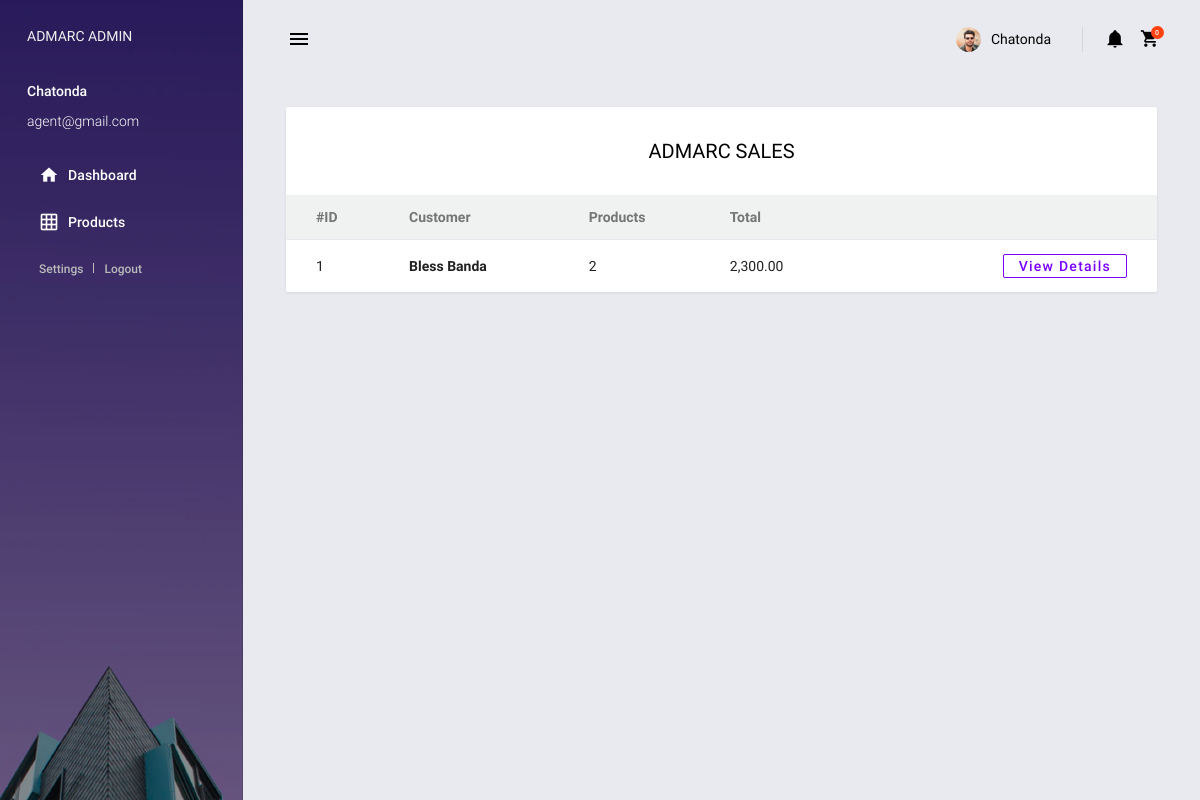
/admin/syst/admarc_sales.php (signed in), run on the app's committed database.
### tables this page shows
CREATE TABLE `admarc_sales` (
  `sale_id` int(11) NOT NULL,
  `total` varchar(255) NOT NULL,
  `user_id` int(11) NOT NULL,
  `payment_type` varchar(255) NOT NULL,
  `date_created` datetime NOT NULL DEFAULT current_timestamp(),
  `date_updated` datetime NOT NULL DEFAULT current_timestamp() ON UPDATE current_timestamp()
);

CREATE TABLE `users` (
  `user_id` int(11) NOT NULL,
  `fname` varchar(100) NOT NULL,
  `lname` varchar(100) NOT NULL,
  `phone` varchar(20) NOT NULL,
  `email` varchar(255) NOT NULL,
  `password` varchar(255) NOT NULL,
  `address` text DEFAULT NULL,
  `user_role` enum('admin','supplier','stock_manager','agent','customer') NOT NULL,
  `account_status` int(11) NOT NULL DEFAULT 1 COMMENT '1= active, 0 = deactivated'
);

### admin/syst/connection/Functions.php (called while the page is built, shortened)
<?php
Class Functions{
    private $con;
    function __construct(){
        require_once dirname(__FILE__).'/connection.php';
        $database = new Connection();
        $this->con = $database->openConnection();
    }
    function countAll($query){
        $stmt = $this->con->prepare($query);
        $stmt->execute();
        return $stmt->rowCount();
    }
    function retrieveMany($query){
            $stmt = $this->con->prepare($query);
            $stmt->execute();
            return $stmt->fetchAll();
    }
}
?>

### admin/syst/connection/connection.php (called while the page is built, shortened)
<?php
Class Connection {
private  $server = "mysql:host=localhost;dbname=admarc_system";
private  $user = "root";
private  $pass = "";
private $options  = array(PDO::ATTR_ERRMODE => PDO::ERRMODE_EXCEPTION,PDO::ATTR_DEFAULT_FETCH_MODE => PDO::FETCH_ASSOC,);
            public function openConnection()
             {
               try
                 {
          $this->con = new PDO($this->server, $this->user,$this->pass,$this->options);
          return $this->con;
                  }
               catch (PDOException $e)
                 {
                     echo "There is some problem in connection: " . $e->getMessage();
                 }
             }
}
?>

### admin/syst/admarc_sales.php (the view, shortened to what this page needs)
<?php
include('connection/Functions.php');
$operation = new Functions();
$products = $operation->retrieveMany("SELECT *FROM admarc_sales JOIN users ON admarc_sales.user_id = users.user_id");
?>
<!DOCTYPE html>
<html lang="en">
<?php include('includes/css.php'); ?>
<body>
<div class="body-wrapper">
    <?php include('includes/aside.php'); ?>
    <div class="main-wrapper mdc-drawer-app-content">
        <?php include('includes/header.php'); ?>
        <div class="page-wrapper mdc-toolbar-fixed-adjust">
            <main class="content-wrapper">
                <div class="mdc-layout-grid">
                    <div class="mdc-layout-grid__inner">
                        <div class="mdc-layout-grid__cell stretch-card mdc-layout-grid__cell--span-12">
                            <div class="mdc-card p-0">
                                <h6 class="card-title card-padding pb-0 text-center">ADMARC SALES</h6>
                                <div class="mdc-layout-grid " style="width: 100%;">
                                </div>
                                <div class="table-responsive">
                                    <table class="table table-hoverable">
                                        <thead>
                                        <tr class="bg-light ">
                                            <th class="text-left "><b>#ID</b></th>
                                            <th class="text-left "><b>Customer</b></th>
                                            <th class="text-left "><b>Products</b></th>
                                            <th class="text-left "><b>Total</b></th>
                                            <th><b></b></th>
                                        </tr>
                                        </thead>
                                        <tbody>
                                        <?php
                                        foreach ($products as $product) {
                                            $sale_id = $product['sale_id'];
                                            $salesCount = $operation->countAll("SELECT *FROM admarc_sale_details WHERE sale_id = '$sale_id'");
                                            echo '<tr>
                                                        <td class="text-left">' . $sale_id . '</td>
                                                        <td class="text-left"><b>' . $product['fname'] . ' ' . $product['lname'] . '</b></td>
                                                        <td class="text-left ">' . $salesCount . '</td>
                                                        <td class="text-left">' . number_format($product['total'], 2) . '</td>
                                                        <td>
                                                        <a href="admarc_sale_details.php?sale=' . $product['sale_id'] . '" class="mdc-button mdc-button--outlined ">
                                                            View Details
                                                        </a>
                                                        </td>
                                                    </tr>';
                                        }
                                        ?>
                                        </tbody>
                                    </table>
                                </div>
                            </div>
                        </div>
                    </div>
                </div>
            </main>
        </div>
    </div>
</div>
</body>
</html>

### data on the page
admarc_sales: sale_id "1", user.fname "Bless", user.lname "Banda", salesCount "2", total "2,300.00"

### other printed values
$logged_user['fname'] "Chatonda"
$logged_user['email'] "agent@gmail.com"
$counter "0"
